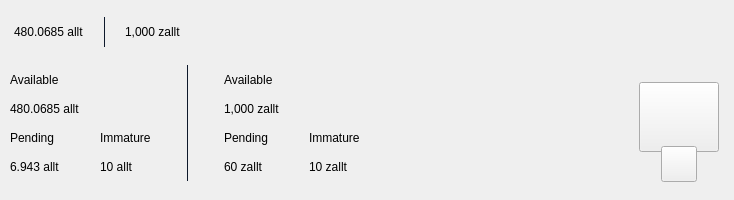
<?xml version="1.0" encoding="UTF-8"?>
<ui version="4.0">
 <class>TopBar</class>
 <widget class="QWidget" name="TopBar">
  <property name="geometry">
   <rect>
    <x>0</x>
    <y>0</y>
    <width>734</width>
    <height>200</height>
   </rect>
  </property>
  <property name="minimumSize">
   <size>
    <width>0</width>
    <height>200</height>
   </size>
  </property>
  <property name="maximumSize">
   <size>
    <width>16777215</width>
    <height>200</height>
   </size>
  </property>
  <property name="windowTitle">
   <string>Form</string>
  </property>
  <layout class="QVBoxLayout" name="verticalLayout_10" stretch="0">
   <property name="spacing">
    <number>0</number>
   </property>
   <property name="leftMargin">
    <number>0</number>
   </property>
   <property name="topMargin">
    <number>0</number>
   </property>
   <property name="rightMargin">
    <number>0</number>
   </property>
   <property name="bottomMargin">
    <number>0</number>
   </property>
   <item>
    <widget class="PFBorderImage" name="containerTop" native="true">
     <layout class="QVBoxLayout" name="verticalLayout_11">
      <property name="spacing">
       <number>0</number>
      </property>
      <property name="leftMargin">
       <number>0</number>
      </property>
      <property name="topMargin">
       <number>0</number>
      </property>
      <property name="rightMargin">
       <number>0</number>
      </property>
      <property name="bottomMargin">
       <number>0</number>
      </property>
      <item>
       <widget class="QWidget" name="top_container_2" native="true">
        <property name="minimumSize">
         <size>
          <width>0</width>
          <height>65</height>
         </size>
        </property>
        <layout class="QHBoxLayout" name="top_container">
         <property name="spacing">
          <number>0</number>
         </property>
         <property name="leftMargin">
          <number>14</number>
         </property>
         <property name="topMargin">
          <number>0</number>
         </property>
         <property name="rightMargin">
          <number>14</number>
         </property>
         <property name="bottomMargin">
          <number>0</number>
         </property>
         <item alignment="Qt::AlignVCenter">
          <widget class="QWidget" name="widgetTopAmount" native="true">
           <property name="sizePolicy">
            <sizepolicy hsizetype="Preferred" vsizetype="Maximum">
             <horstretch>0</horstretch>
             <verstretch>0</verstretch>
            </sizepolicy>
           </property>
           <layout class="QHBoxLayout" name="horizontalLayout_5">
            <property name="spacing">
             <number>0</number>
            </property>
            <property name="leftMargin">
             <number>0</number>
            </property>
            <property name="topMargin">
             <number>0</number>
            </property>
            <property name="rightMargin">
             <number>0</number>
            </property>
            <property name="bottomMargin">
             <number>0</number>
            </property>
            <item alignment="Qt::AlignTop">
             <widget class="QLabel" name="labelAmountTopallt">
              <property name="minimumSize">
               <size>
                <width>0</width>
                <height>36</height>
               </size>
              </property>
              <property name="styleSheet">
               <string notr="true">padding:0px;margin:0px;</string>
              </property>
              <property name="text">
               <string>480.0685 allt</string>
              </property>
             </widget>
            </item>
            <item>
             <spacer name="horizontalSpacer_11">
              <property name="orientation">
               <enum>Qt::Horizontal</enum>
              </property>
              <property name="sizeType">
               <enum>QSizePolicy::Fixed</enum>
              </property>
              <property name="sizeHint" stdset="0">
               <size>
                <width>20</width>
                <height>20</height>
               </size>
              </property>
             </spacer>
            </item>
            <item alignment="Qt::AlignVCenter">
             <widget class="QLabel" name="label_16">
              <property name="minimumSize">
               <size>
                <width>1</width>
                <height>30</height>
               </size>
              </property>
              <property name="maximumSize">
               <size>
                <width>1</width>
                <height>30</height>
               </size>
              </property>
              <property name="styleSheet">
               <string notr="true">background-color:#0e192b;
padding:0px;
border:none;</string>
              </property>
              <property name="text">
               <string/>
              </property>
             </widget>
            </item>
            <item>
             <spacer name="horizontalSpacer_12">
              <property name="orientation">
               <enum>Qt::Horizontal</enum>
              </property>
              <property name="sizeType">
               <enum>QSizePolicy::Fixed</enum>
              </property>
              <property name="sizeHint" stdset="0">
               <size>
                <width>20</width>
                <height>20</height>
               </size>
              </property>
             </spacer>
            </item>
            <item alignment="Qt::AlignTop">
             <widget class="QLabel" name="labelAmountTopzallt">
              <property name="minimumSize">
               <size>
                <width>0</width>
                <height>36</height>
               </size>
              </property>
              <property name="text">
               <string>1,000 zallt</string>
              </property>
             </widget>
            </item>
           </layout>
          </widget>
         </item>
         <item>
          <spacer name="horizontalSpacer">
           <property name="orientation">
            <enum>Qt::Horizontal</enum>
           </property>
           <property name="sizeHint" stdset="0">
            <size>
             <width>40</width>
             <height>20</height>
            </size>
           </property>
          </spacer>
         </item>
         <item>
          <layout class="QHBoxLayout" name="horizontalLayout_4">
           <property name="spacing">
            <number>12</number>
           </property>
           <property name="rightMargin">
            <number>0</number>
           </property>
           <item alignment="Qt::AlignRight">
            <widget class="QWidget" name="layoutSync" native="true">
             <property name="minimumSize">
              <size>
               <width>0</width>
               <height>36</height>
              </size>
             </property>
             <property name="maximumSize">
              <size>
               <width>16777215</width>
               <height>36</height>
              </size>
             </property>
             <layout class="QVBoxLayout" name="verticalLayout_9">
              <property name="leftMargin">
               <number>0</number>
              </property>
              <property name="topMargin">
               <number>0</number>
              </property>
              <property name="rightMargin">
               <number>0</number>
              </property>
              <property name="bottomMargin">
               <number>0</number>
              </property>
              <item>
               <widget class="ExpandableButton" name="pushButtonSync" native="true">
                <property name="minimumSize">
                 <size>
                  <width>36</width>
                  <height>36</height>
                 </size>
                </property>
                <property name="maximumSize">
                 <size>
                  <width>16777215</width>
                  <height>36</height>
                 </size>
                </property>
               </widget>
              </item>
             </layout>
            </widget>
           </item>
           <item>
            <widget class="ExpandableButton" name="pushButtonMint" native="true">
             <property name="minimumSize">
              <size>
               <width>36</width>
               <height>36</height>
              </size>
             </property>
            </widget>
           </item>
           <item>
            <widget class="ExpandableButton" name="pushButtonStack" native="true">
             <property name="minimumSize">
              <size>
               <width>36</width>
               <height>36</height>
              </size>
             </property>
            </widget>
           </item>
           <item>
            <widget class="ExpandableButton" name="pushButtonColdStaking" native="true">
             <property name="minimumSize">
              <size>
               <width>36</width>
               <height>36</height>
              </size>
             </property>
            </widget>
           </item>
           <item>
            <widget class="ExpandableButton" name="pushButtonConnection" native="true">
             <property name="minimumSize">
              <size>
               <width>36</width>
               <height>36</height>
              </size>
             </property>
            </widget>
           </item>
           <item>
            <widget class="ExpandableButton" name="pushButtonLock" native="true">
             <property name="sizePolicy">
              <sizepolicy hsizetype="Expanding" vsizetype="Expanding">
               <horstretch>0</horstretch>
               <verstretch>0</verstretch>
              </sizepolicy>
             </property>
             <property name="minimumSize">
              <size>
               <width>36</width>
               <height>0</height>
              </size>
             </property>
            </widget>
           </item>
           <item>
            <widget class="ExpandableButton" name="pushButtonTheme" native="true">
             <property name="minimumSize">
              <size>
               <width>36</width>
               <height>36</height>
              </size>
             </property>
             <property name="maximumSize">
              <size>
               <width>16777215</width>
               <height>36</height>
              </size>
             </property>
            </widget>
           </item>
           <item>
            <widget class="ExpandableButton" name="pushButtonFAQ" native="true">
             <property name="minimumSize">
              <size>
               <width>36</width>
               <height>36</height>
              </size>
             </property>
            </widget>
           </item>
          </layout>
         </item>
        </layout>
       </widget>
      </item>
      <item>
       <widget class="QWidget" name="bottom_container" native="true">
        <property name="minimumSize">
         <size>
          <width>0</width>
          <height>135</height>
         </size>
        </property>
        <layout class="QHBoxLayout" name="botton_container">
         <property name="leftMargin">
          <number>10</number>
         </property>
         <property name="topMargin">
          <number>0</number>
         </property>
         <property name="rightMargin">
          <number>10</number>
         </property>
         <property name="bottomMargin">
          <number>10</number>
         </property>
         <item>
          <layout class="QHBoxLayout" name="horizontalLayout_3">
           <property name="bottomMargin">
            <number>9</number>
           </property>
           <item>
            <layout class="QVBoxLayout" name="verticalLayout_7">
             <property name="spacing">
              <number>0</number>
             </property>
             <property name="leftMargin">
              <number>0</number>
             </property>
             <property name="rightMargin">
              <number>30</number>
             </property>
             <item>
              <layout class="QVBoxLayout" name="verticalLayout_2">
               <item>
                <widget class="QLabel" name="labelTitle1">
                 <property name="text">
                  <string>Available</string>
                 </property>
                </widget>
               </item>
               <item>
                <widget class="QLabel" name="labelAmountallt">
                 <property name="text">
                  <string>480.0685 allt</string>
                 </property>
                </widget>
               </item>
              </layout>
             </item>
             <item>
              <layout class="QHBoxLayout" name="horizontalLayout_2">
               <property name="spacing">
                <number>0</number>
               </property>
               <item>
                <layout class="QVBoxLayout" name="verticalLayout_3">
                 <item>
                  <widget class="QLabel" name="labelTitle3">
                   <property name="text">
                    <string>Pending</string>
                   </property>
                  </widget>
                 </item>
                 <item>
                  <widget class="QLabel" name="labelPendingallt">
                   <property name="text">
                    <string>6.943 allt</string>
                   </property>
                  </widget>
                 </item>
                </layout>
               </item>
               <item>
                <spacer name="horizontalSpacer_3">
                 <property name="orientation">
                  <enum>Qt::Horizontal</enum>
                 </property>
                 <property name="sizeType">
                  <enum>QSizePolicy::Fixed</enum>
                 </property>
                 <property name="sizeHint" stdset="0">
                  <size>
                   <width>40</width>
                   <height>20</height>
                  </size>
                 </property>
                </spacer>
               </item>
               <item>
                <layout class="QVBoxLayout" name="verticalLayout_4">
                 <item>
                  <widget class="QLabel" name="labelTitle4">
                   <property name="text">
                    <string>Immature</string>
                   </property>
                  </widget>
                 </item>
                 <item>
                  <widget class="QLabel" name="labelImmatureallt">
                   <property name="text">
                    <string>10 allt</string>
                   </property>
                  </widget>
                 </item>
                </layout>
               </item>
              </layout>
             </item>
            </layout>
           </item>
           <item>
            <widget class="QLabel" name="label_9">
             <property name="minimumSize">
              <size>
               <width>1</width>
               <height>100</height>
              </size>
             </property>
             <property name="maximumSize">
              <size>
               <width>1</width>
               <height>16777215</height>
              </size>
             </property>
             <property name="styleSheet">
              <string notr="true">background-color:#0e192b;
padding:0px;
border:none;</string>
             </property>
             <property name="text">
              <string/>
             </property>
            </widget>
           </item>
           <item>
            <layout class="QVBoxLayout" name="verticalLayout_8">
             <property name="spacing">
              <number>0</number>
             </property>
             <property name="leftMargin">
              <number>30</number>
             </property>
             <item>
              <layout class="QVBoxLayout" name="verticalLayout">
               <item>
                <widget class="QLabel" name="labelTitle2">
                 <property name="text">
                  <string>Available</string>
                 </property>
                </widget>
               </item>
               <item>
                <widget class="QLabel" name="labelAmountzallt">
                 <property name="text">
                  <string>1,000 zallt</string>
                 </property>
                </widget>
               </item>
              </layout>
             </item>
             <item>
              <layout class="QHBoxLayout" name="horizontalLayout">
               <property name="spacing">
                <number>0</number>
               </property>
               <item>
                <layout class="QVBoxLayout" name="verticalLayout_5">
                 <item>
                  <widget class="QLabel" name="labelTitle5">
                   <property name="text">
                    <string>Pending</string>
                   </property>
                  </widget>
                 </item>
                 <item>
                  <widget class="QLabel" name="labelPendingzallt">
                   <property name="text">
                    <string>60 zallt</string>
                   </property>
                  </widget>
                 </item>
                </layout>
               </item>
               <item>
                <spacer name="horizontalSpacer_4">
                 <property name="orientation">
                  <enum>Qt::Horizontal</enum>
                 </property>
                 <property name="sizeType">
                  <enum>QSizePolicy::Fixed</enum>
                 </property>
                 <property name="sizeHint" stdset="0">
                  <size>
                   <width>40</width>
                   <height>20</height>
                  </size>
                 </property>
                </spacer>
               </item>
               <item>
                <layout class="QVBoxLayout" name="verticalLayout_6">
                 <item>
                  <widget class="QLabel" name="labelTitle6">
                   <property name="text">
                    <string>Immature</string>
                   </property>
                  </widget>
                 </item>
                 <item>
                  <widget class="QLabel" name="labelImmaturezallt">
                   <property name="text">
                    <string>10 zallt</string>
                   </property>
                  </widget>
                 </item>
                </layout>
               </item>
              </layout>
             </item>
            </layout>
           </item>
          </layout>
         </item>
         <item>
          <spacer name="horizontalSpacer_2">
           <property name="orientation">
            <enum>Qt::Horizontal</enum>
           </property>
           <property name="sizeHint" stdset="0">
            <size>
             <width>40</width>
             <height>20</height>
            </size>
           </property>
          </spacer>
         </item>
         <item alignment="Qt::AlignHCenter|Qt::AlignVCenter">
          <widget class="QWidget" name="qrContainer" native="true">
           <property name="sizePolicy">
            <sizepolicy hsizetype="Preferred" vsizetype="Minimum">
             <horstretch>0</horstretch>
             <verstretch>0</verstretch>
            </sizepolicy>
           </property>
           <property name="minimumSize">
            <size>
             <width>90</width>
             <height>110</height>
            </size>
           </property>
           <property name="maximumSize">
            <size>
             <width>90</width>
             <height>110</height>
            </size>
           </property>
           <layout class="QVBoxLayout" name="containerQR">
            <property name="spacing">
             <number>0</number>
            </property>
            <property name="leftMargin">
             <number>5</number>
            </property>
            <property name="topMargin">
             <number>10</number>
            </property>
            <property name="rightMargin">
             <number>5</number>
            </property>
            <property name="bottomMargin">
             <number>0</number>
            </property>
            <item>
             <widget class="QPushButton" name="btnQr">
              <property name="minimumSize">
               <size>
                <width>70</width>
                <height>70</height>
               </size>
              </property>
              <property name="maximumSize">
               <size>
                <width>16777215</width>
                <height>70</height>
               </size>
              </property>
              <property name="focusPolicy">
               <enum>Qt::NoFocus</enum>
              </property>
              <property name="text">
               <string/>
              </property>
              <property name="iconSize">
               <size>
                <width>70</width>
                <height>70</height>
               </size>
              </property>
             </widget>
            </item>
            <item>
             <spacer name="verticalSpacer">
              <property name="orientation">
               <enum>Qt::Vertical</enum>
              </property>
              <property name="sizeType">
               <enum>QSizePolicy::Fixed</enum>
              </property>
              <property name="sizeHint" stdset="0">
               <size>
                <width>20</width>
                <height>20</height>
               </size>
              </property>
             </spacer>
            </item>
            <item alignment="Qt::AlignHCenter|Qt::AlignBottom">
             <widget class="QPushButton" name="pushButtonQR">
              <property name="minimumSize">
               <size>
                <width>36</width>
                <height>36</height>
               </size>
              </property>
              <property name="maximumSize">
               <size>
                <width>36</width>
                <height>36</height>
               </size>
              </property>
              <property name="focusPolicy">
               <enum>Qt::NoFocus</enum>
              </property>
              <property name="text">
               <string/>
              </property>
             </widget>
            </item>
           </layout>
          </widget>
         </item>
        </layout>
       </widget>
      </item>
     </layout>
    </widget>
   </item>
  </layout>
 </widget>
 <customwidgets>
  <customwidget>
   <class>ExpandableButton</class>
   <extends>QWidget</extends>
   <header>qt/allt/expandablebutton.h</header>
   <container>1</container>
  </customwidget>
  <customwidget>
   <class>PFBorderImage</class>
   <extends>QFrame</extends>
   <header>qt/allt/pfborderimage.h</header>
   <container>1</container>
  </customwidget>
 </customwidgets>
 <resources/>
 <connections/>
</ui>
